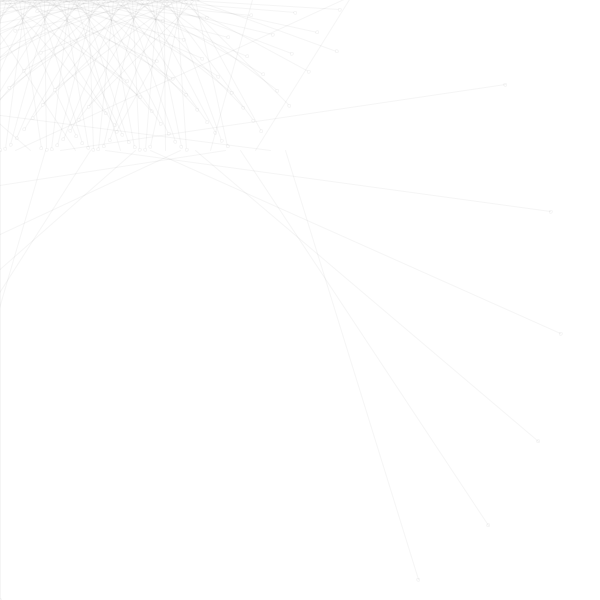
Frame 1 (no input)
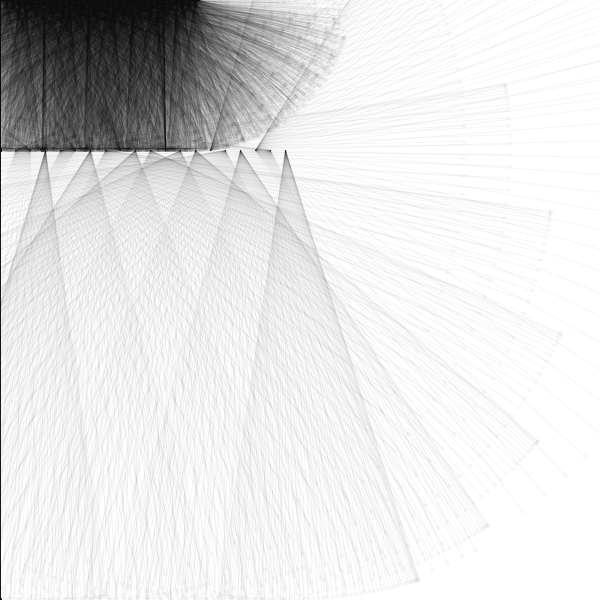
Frame 60 (the mouse pressed at the canvas centre just before this capture)
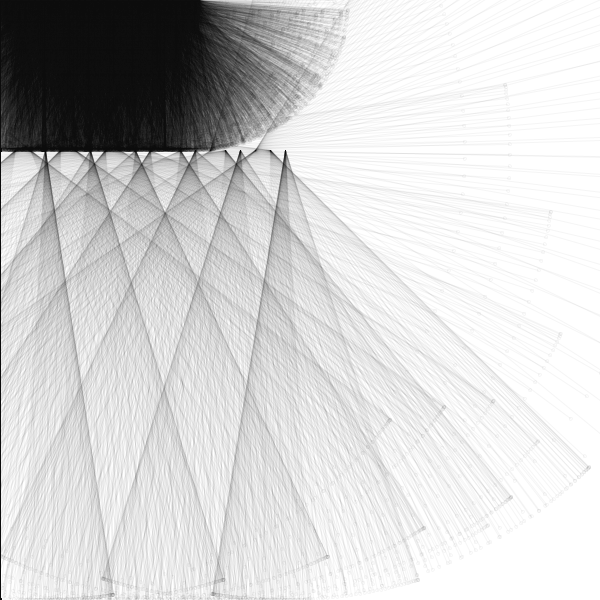
Frame 120 (the mouse held since frame 60 and released just before this capture)

The Processing sketch that drew these frames (run headless with seeded random() and noise(); from frame 60 on, the mouse is pressed at the canvas centre):

// Processing sketch: sketch_351
// ── sketch_351.pde
Pendulum[] p;
Pendulum[] p2;
PVector loc;

void setup() {
  size(600, 600);
  smooth();
  background(255);



  p = new Pendulum[200];
  p2 = new Pendulum[20];
  for (int i = 0; i < p.length; i++) {
    loc = new PVector((width/2)/p.length * i, 0);
    // p[i] = new Pendulum(loc, 50+5*i, i);
    p[i] = new Pendulum(loc, height/4, i);
  }  
  for (int i = 0; i < p2.length; i++) {
    loc = new PVector((width/2)/p2.length * i, height/4);
    p2[i] = new Pendulum(loc, height/4*3, i*2);
  }
}


void draw() {
  //background(255);
  for (int i = 0; i < p.length; i++) {

    p[i].update();
    p[i].display();
  }

  for (int i = 0; i < p2.length; i++) {
    stroke(255, 1);
    noFill();
    p2[i].update();
    p2[i].display();
  }
}
// ── Pendulum.pde
class Pendulum {
  PVector origin;
  PVector bob;
  float len;
  float angle;

  float aVel = 0;
  float aAcc = 0;

  Pendulum(PVector origin_, float len_, float angle_) {
    origin = origin_;
    len = len_;  
    angle = angle_;
    bob = new PVector(0, 0);
  }

  void update() {
    aAcc = -1 * sin(angle) / len;

    angle += aVel;
    aVel += aAcc;

    aVel *= 0.98;
  }

  void display() {
    bob.x = origin.x + len * sin(angle);
    bob.y = origin.y + len * cos(angle);
stroke(0,10);
    line(origin.x, origin.y, bob.x, bob.y);
    ellipse(bob.x, bob.y, 3, 3);
  }
}
